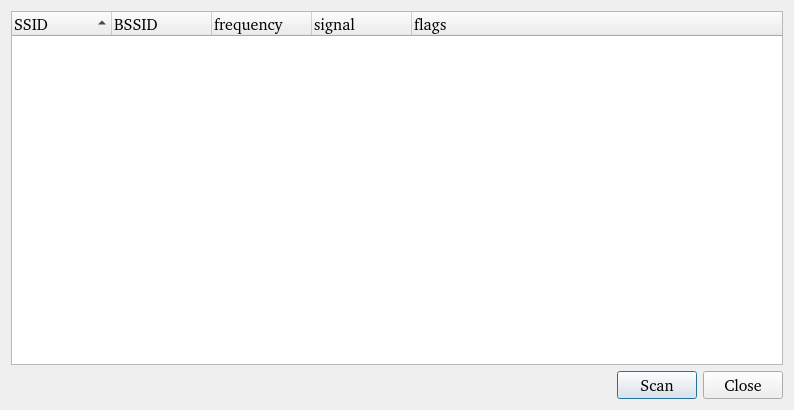
<?xml version="1.0" encoding="UTF-8"?>
<ui version="4.0">
 <class>ScanResults</class>
 <widget class="QDialog" name="ScanResults">
  <property name="geometry">
   <rect>
    <x>0</x>
    <y>0</y>
    <width>794</width>
    <height>410</height>
   </rect>
  </property>
  <property name="windowTitle">
   <string>Scan results</string>
  </property>
  <layout class="QVBoxLayout">
   <item>
    <widget class="QTreeWidget" name="scanResultsWidget">
     <property name="font">
      <font>
       <family>Bitstream Charter</family>
       <pointsize>12</pointsize>
      </font>
     </property>
     <property name="editTriggers">
      <set>QAbstractItemView::NoEditTriggers</set>
     </property>
     <property name="uniformRowHeights">
      <bool>true</bool>
     </property>
     <property name="sortingEnabled">
      <bool>true</bool>
     </property>
     <property name="columnCount">
      <number>5</number>
     </property>
     <column>
      <property name="text">
       <string>SSID</string>
      </property>
     </column>
     <column>
      <property name="text">
       <string>BSSID</string>
      </property>
     </column>
     <column>
      <property name="text">
       <string>frequency</string>
      </property>
     </column>
     <column>
      <property name="text">
       <string>signal</string>
      </property>
     </column>
     <column>
      <property name="text">
       <string>flags</string>
      </property>
     </column>
    </widget>
   </item>
   <item>
    <layout class="QHBoxLayout">
     <item>
      <spacer>
       <property name="orientation">
        <enum>Qt::Horizontal</enum>
       </property>
       <property name="sizeHint" stdset="0">
        <size>
         <width>40</width>
         <height>20</height>
        </size>
       </property>
      </spacer>
     </item>
     <item>
      <widget class="QPushButton" name="scanButton">
       <property name="font">
        <font>
         <family>Bitstream Charter</family>
         <pointsize>12</pointsize>
        </font>
       </property>
       <property name="text">
        <string>Scan</string>
       </property>
      </widget>
     </item>
     <item>
      <widget class="QPushButton" name="closeButton">
       <property name="font">
        <font>
         <family>Bitstream Charter</family>
         <pointsize>12</pointsize>
        </font>
       </property>
       <property name="text">
        <string>Close</string>
       </property>
      </widget>
     </item>
    </layout>
   </item>
  </layout>
 </widget>
 <layoutdefault spacing="6" margin="11"/>
 <resources/>
 <connections/>
</ui>
